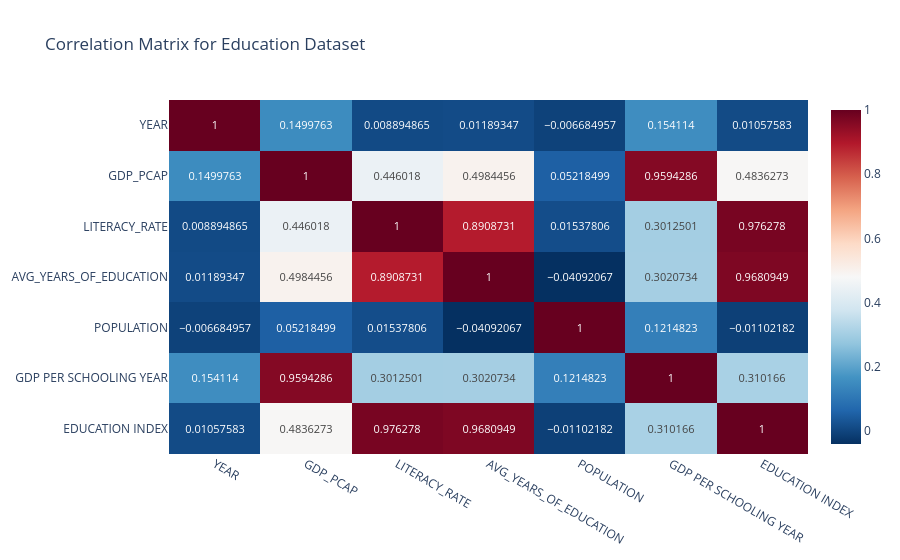

Here is the notebook cell this chart was saved with:
### Code cell
# Correlation Matrix
numeric_cols = df_avg.select_dtypes(include=[np.number]).columns
corr_matrix = df_avg[numeric_cols].corr()

fig = px.imshow(corr_matrix, text_auto=True, aspect="auto", 
                title='Correlation Matrix for Education Dataset',
                color_continuous_scale='RdBu_r')
fig.show()

### Figure 1 — Plotly figure (JSON) as saved in the notebook; plotly's stock layout.template omitted (floating-point values rounded to 4 significant figures)
{"data": [{"coloraxis": "coloraxis", "hovertemplate": "x: %{x}<br>y: %{y}<br>color: %{z}<extra></extra>", "name": "0", "texttemplate": "%{z}", "type": "heatmap", "x": ["YEAR", "GDP_PCAP", "LITERACY_RATE", "AVG_YEARS_OF_EDUCATION", "POPULATION", "GDP PER SCHOOLING YEAR", "EDUCATION INDEX"], "xaxis": "x", "y": ["YEAR", "GDP_PCAP", "LITERACY_RATE", "AVG_YEARS_OF_EDUCATION", "POPULATION", "GDP PER SCHOOLING YEAR", "EDUCATION INDEX"], "yaxis": "y", "z": [[1.0, 0.15, 0.008895, 0.01189, -0.006685, 0.1541, 0.01058], [0.15, 1.0, 0.446, 0.4984, 0.05218, 0.9594, 0.4836], [0.008895, 0.446, 1.0, 0.8909, 0.01538, 0.3013, 0.9763], [0.01189, 0.4984, 0.8909, 1.0, -0.04092, 0.3021, 0.9681], [-0.006685, 0.05218, 0.01538, -0.04092, 1.0, 0.1215, -0.01102], [0.1541, 0.9594, 0.3013, 0.3021, 0.1215, 1.0, 0.3102], [0.01058, 0.4836, 0.9763, 0.9681, -0.01102, 0.3102, 1.0]]}], "layout": {"coloraxis": {"colorscale": [[0, "rgb(5,48,97)"], [0.1, "rgb(33,102,172)"], [0.2, "rgb(67,147,195)"], [0.3, "rgb(146,197,222)"], [0.4, "rgb(209,229,240)"], [0.5, "rgb(247,247,247)"], [0.6, "rgb(253,219,199)"], [0.7, "rgb(244,165,130)"], [0.8, "rgb(214,96,77)"], [0.9, "rgb(178,24,43)"], [1, "rgb(103,0,31)"]]}, "title": {"text": "Correlation Matrix for Education Dataset"}, "xaxis": {"anchor": "y", "domain": [0, 1]}, "yaxis": {"anchor": "x", "autorange": "reversed", "domain": [0, 1]}}}
